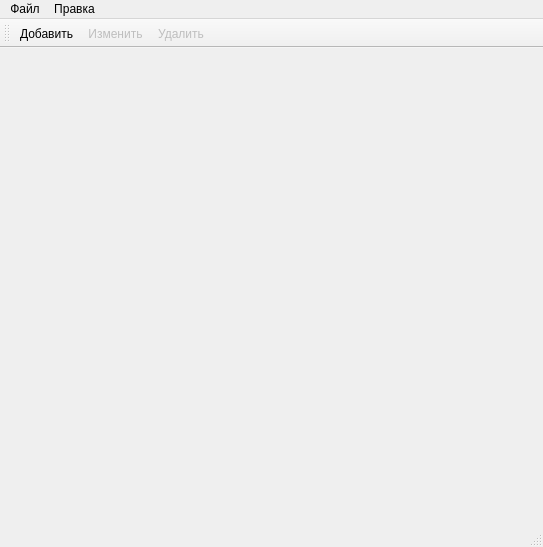
<?xml version="1.0" encoding="UTF-8"?>
<ui version="4.0">
 <class>MainWindow</class>
 <widget class="QMainWindow" name="MainWindow">
  <property name="geometry">
   <rect>
    <x>0</x>
    <y>0</y>
    <width>543</width>
    <height>547</height>
   </rect>
  </property>
  <property name="windowTitle">
   <string>MainWindow</string>
  </property>
  <widget class="QWidget" name="centralwidget">
   <layout class="QVBoxLayout" name="verticalLayout">
    <item>
     <widget class="QStackedWidget" name="stackedWidget">
      <property name="currentIndex">
       <number>-1</number>
      </property>
     </widget>
    </item>
   </layout>
  </widget>
  <widget class="QMenuBar" name="menubar">
   <property name="geometry">
    <rect>
     <x>0</x>
     <y>0</y>
     <width>543</width>
     <height>21</height>
    </rect>
   </property>
   <widget class="QMenu" name="menu">
    <property name="title">
     <string>Файл</string>
    </property>
    <addaction name="actionExit"/>
   </widget>
   <widget class="QMenu" name="menu_2">
    <property name="title">
     <string>Правка</string>
    </property>
    <addaction name="actionAdd"/>
    <addaction name="actionEdit"/>
    <addaction name="actionRemove"/>
   </widget>
   <addaction name="menu"/>
   <addaction name="menu_2"/>
  </widget>
  <widget class="QStatusBar" name="statusbar"/>
  <widget class="QToolBar" name="toolBar">
   <property name="windowTitle">
    <string>toolBar</string>
   </property>
   <attribute name="toolBarArea">
    <enum>TopToolBarArea</enum>
   </attribute>
   <attribute name="toolBarBreak">
    <bool>false</bool>
   </attribute>
   <addaction name="actionAdd"/>
   <addaction name="actionEdit"/>
   <addaction name="actionRemove"/>
  </widget>
  <action name="actionAdd">
   <property name="text">
    <string>Добавить</string>
   </property>
  </action>
  <action name="actionEdit">
   <property name="enabled">
    <bool>false</bool>
   </property>
   <property name="text">
    <string>Изменить</string>
   </property>
  </action>
  <action name="actionRemove">
   <property name="enabled">
    <bool>false</bool>
   </property>
   <property name="text">
    <string>Удалить</string>
   </property>
  </action>
  <action name="actionExit">
   <property name="text">
    <string>Выход</string>
   </property>
  </action>
 </widget>
 <resources/>
 <connections/>
</ui>
